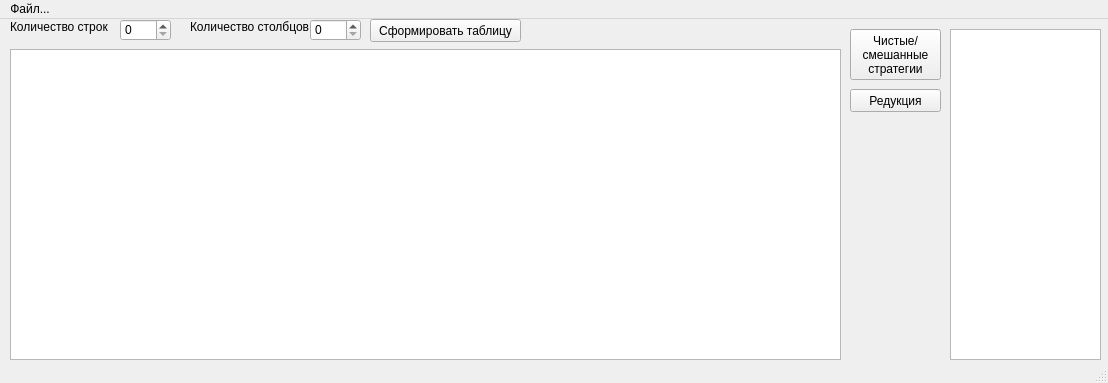
<?xml version="1.0" encoding="UTF-8"?>
<ui version="4.0">
 <class>MainWindow</class>
 <widget class="QMainWindow" name="MainWindow">
  <property name="geometry">
   <rect>
    <x>0</x>
    <y>0</y>
    <width>1108</width>
    <height>383</height>
   </rect>
  </property>
  <property name="windowTitle">
   <string>MainWindow</string>
  </property>
  <widget class="QWidget" name="centralwidget">
   <widget class="QPushButton" name="solveInStrategies">
    <property name="geometry">
     <rect>
      <x>850</x>
      <y>10</y>
      <width>91</width>
      <height>51</height>
     </rect>
    </property>
    <property name="text">
     <string>Чистые/
смешанные
стратегии</string>
    </property>
   </widget>
   <widget class="QTextEdit" name="log">
    <property name="geometry">
     <rect>
      <x>950</x>
      <y>10</y>
      <width>151</width>
      <height>331</height>
     </rect>
    </property>
    <property name="font">
     <font>
      <pointsize>14</pointsize>
     </font>
    </property>
   </widget>
   <widget class="QPushButton" name="reduceBtn">
    <property name="geometry">
     <rect>
      <x>850</x>
      <y>70</y>
      <width>91</width>
      <height>23</height>
     </rect>
    </property>
    <property name="text">
     <string>Редукция</string>
    </property>
   </widget>
   <widget class="QSpinBox" name="rowsBox">
    <property name="geometry">
     <rect>
      <x>120</x>
      <y>0</y>
      <width>51</width>
      <height>22</height>
     </rect>
    </property>
   </widget>
   <widget class="QSpinBox" name="columnBox">
    <property name="geometry">
     <rect>
      <x>310</x>
      <y>0</y>
      <width>51</width>
      <height>22</height>
     </rect>
    </property>
   </widget>
   <widget class="QLabel" name="label">
    <property name="geometry">
     <rect>
      <x>10</x>
      <y>0</y>
      <width>101</width>
      <height>16</height>
     </rect>
    </property>
    <property name="sizePolicy">
     <sizepolicy hsizetype="Preferred" vsizetype="Preferred">
      <horstretch>0</horstretch>
      <verstretch>0</verstretch>
     </sizepolicy>
    </property>
    <property name="text">
     <string>Количество строк</string>
    </property>
   </widget>
   <widget class="QLabel" name="label_2">
    <property name="geometry">
     <rect>
      <x>190</x>
      <y>0</y>
      <width>121</width>
      <height>16</height>
     </rect>
    </property>
    <property name="text">
     <string>Количество столбцов</string>
    </property>
   </widget>
   <widget class="QWidget" name="verticalLayoutWidget">
    <property name="geometry">
     <rect>
      <x>10</x>
      <y>30</y>
      <width>831</width>
      <height>311</height>
     </rect>
    </property>
    <layout class="QVBoxLayout" name="verticalLayout">
     <item>
      <widget class="QTableView" name="tableView">
       <property name="sizeAdjustPolicy">
        <enum>QAbstractScrollArea::AdjustToContents</enum>
       </property>
       <property name="autoScroll">
        <bool>false</bool>
       </property>
       <attribute name="horizontalHeaderVisible">
        <bool>false</bool>
       </attribute>
       <attribute name="verticalHeaderVisible">
        <bool>false</bool>
       </attribute>
      </widget>
     </item>
    </layout>
   </widget>
   <widget class="QPushButton" name="makeMatrixBtn">
    <property name="geometry">
     <rect>
      <x>370</x>
      <y>0</y>
      <width>151</width>
      <height>23</height>
     </rect>
    </property>
    <property name="text">
     <string>Сформировать таблицу</string>
    </property>
   </widget>
  </widget>
  <widget class="QMenuBar" name="menubar">
   <property name="geometry">
    <rect>
     <x>0</x>
     <y>0</y>
     <width>1108</width>
     <height>21</height>
    </rect>
   </property>
   <widget class="QMenu" name="menu">
    <property name="title">
     <string>Файл...</string>
    </property>
    <addaction name="loadMenuItem"/>
   </widget>
   <addaction name="menu"/>
  </widget>
  <widget class="QStatusBar" name="statusbar"/>
  <action name="loadMenuItem">
   <property name="text">
    <string>Загрузить</string>
   </property>
  </action>
 </widget>
 <resources/>
 <connections/>
</ui>
